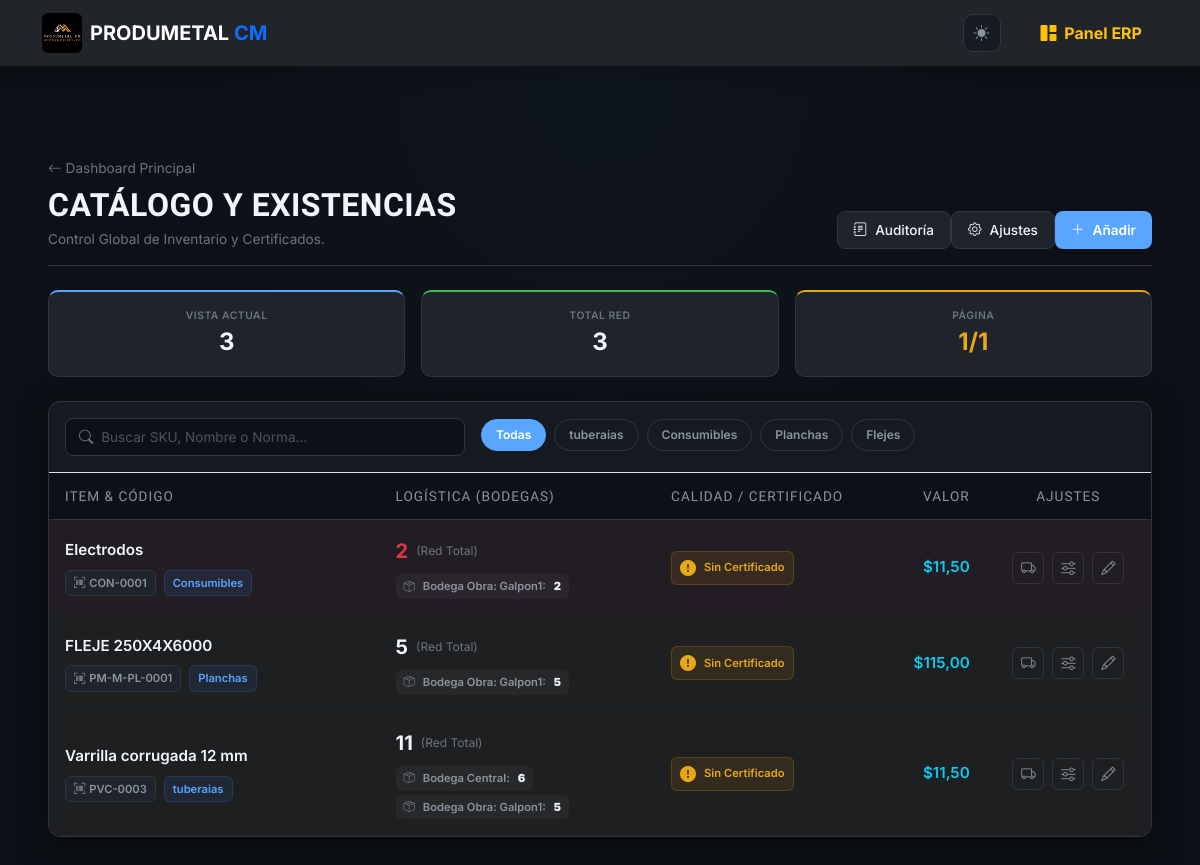
The app's page /erp/inventario/ (signed in) with its own data.
### web/models.py (models this page shows, shortened)
class Categoria(models.Model):
    nombre = models.CharField(max_length=100)
    prefijo = models.CharField(max_length=10, unique=True, help_text="Ej: FER, ELE, PVC")
    is_active = models.BooleanField(default=True)

class Material(models.Model):
    categoria = models.ForeignKey(Categoria, on_delete=models.PROTECT)
    sku = models.CharField(
        max_length=50, unique=True, blank=True, editable=False,
        help_text="Código único auto-generado"
    )
    nombre = models.CharField(
        max_length=200,
        help_text="Nombre comercial o norma técnica"
    )
    descripcion = models.TextField(blank=True, null=True)
    stock_actual = models.DecimalField(
        max_digits=10, decimal_places=2, default=0.00,
        help_text="Stock Total (Suma de bodegas). Denormalizado para reportes rápidos."
    )
    stock_minimo = models.DecimalField(
        max_digits=10, decimal_places=2, default=5.00,
        help_text="Umbral para alertas de reabastecimiento"
    )
    precio_base = models.DecimalField(
        max_digits=10, decimal_places=2, default=0.00,
        help_text="Precio unitario sin impuesto"
    )
    impuesto_porcentaje = models.DecimalField(
        max_digits=5, decimal_places=2, default=15.00,
        help_text="Porcentaje de impuesto (IVA, etc)"
    )
    is_active = models.BooleanField(
        default=True,
        help_text="Desmarcar para borrado lógico (mantiene histórico)"
    )
    fecha_creacion = models.DateTimeField(auto_now_add=True)
    fecha_modificacion = models.DateTimeField(auto_now=True)
    history = HistoricalRecords()
    class Meta:
        verbose_name_plural = "Inventario (Materiales y Consumibles)"
        ordering = ['-fecha_creacion']
        indexes = [
            models.Index(fields=['sku']),
            models.Index(fields=['categoria', 'is_active']),
        ]
    @property
    def precio_total_con_impuesto(self):
        impuesto = (self.precio_base * self.impuesto_porcentaje) / 100
        return self.precio_base + impuesto
    @property
    def ultimo_certificado_url(self):
        mov = self.movimientos.filter(tipo='INGRESO', certificado_calidad__isnull=False).order_by('-fecha_hora').first()
        return mov.certificado_calidad.url if mov and mov.certificado_calidad else None

class StockBodega(models.Model):
    material = models.ForeignKey(Material, on_delete=models.CASCADE, related_name='stocks_bodegas')
    bodega = models.ForeignKey(Bodega, on_delete=models.CASCADE, related_name='inventario')
    cantidad = models.DecimalField(max_digits=10, decimal_places=2, default=0.00)
    class Meta:
        unique_together = ('material', 'bodega')

class Bodega(models.Model):
    nombre = models.CharField(max_length=100, unique=True)
    ubicacion = models.CharField(max_length=200, blank=True, null=True)
    is_principal = models.BooleanField(default=False)

### web/views.py (the view, shortened to what this page needs)
# urls.py: path('erp/inventario/', views.inventario_actual, name='inventario_actual'),
@login_required(login_url='login')
@user_passes_test(lambda u: es_bodeguero(u) or es_admin(u) or es_solicitante(u), login_url='dashboard_erp')
def inventario_actual(request):
    usuario = request.user
    if es_admin(usuario) or es_solicitante(usuario):
        materiales_list = Material.objects.all().order_by('nombre')
    categorias = Categoria.objects.filter(is_active=True)
    categoria_id = request.GET.get('categoria')
    if categoria_id:
        materiales_list = materiales_list.filter(categoria_id=categoria_id)
    query = request.GET.get('q', '').strip()
    if query:
        materiales_list = materiales_list.filter(
            Q(nombre__icontains=query) | Q(sku__icontains=query)
        )
    alertas = Material.objects.filter(stock_actual__lte=F('stock_minimo'))
    paginator = Paginator(materiales_list, 20) # 20 materiales por página
    page_number = request.GET.get('page')
    page_obj = paginator.get_page(page_number)
    if es_admin(usuario):
        rol_actual = 'Administrador'
    elif es_bodeguero(usuario):
        rol_actual = 'Bodeguero'
    else:
        rol_actual = 'Solicitante'
    return render(request, 'web/erp/inventario.html', {
        'page_obj': page_obj,
        'categorias': categorias,
        'alertas': alertas,
        'rol': rol_actual
    })

### web/templates/web/erp/inventario.html (shortened to what this page needs)
{% extends 'web/base.html' %}
{% load static %}
{% load pm_tags %}
{% block content %}
<div class="container-fluid px-2 px-xl-5 erp-wrapper">
    <div class="d-flex flex-column flex-md-row justify-content-between align-items-start align-items-md-end mb-4 pb-3 border-bottom fade-in-up" style="border-color: var(--panel-border) !important;">
        <div class="mb-3 mb-md-0">
            <a href="{% url 'dashboard_erp' %}" class="text-decoration-none text-secondary d-inline-flex align-items-center mb-2" style="font-size: 0.85rem; transition: color 0.2s;">
                <i class="bi bi-arrow-left me-1"></i> Dashboard Principal
            </a>
            <h2 class="text-white mb-0" style="font-family: var(--font-title); font-weight: 700; letter-spacing: 0.5px; font-size: 2rem;">
                CATÁLOGO Y EXISTENCIAS
            </h2>
            <div class="text-secondary mt-1" style="font-size: 0.85rem;">
                {% if rol == 'Administrador' %}
                    Control Global de Inventario y Certificados.
                {% elif rol == 'Solicitante' %}
                    Consulta de Materiales y Descarga de Certificados de Calidad.
                {% else %}
                    <i class="bi bi-geo-alt text-primary"></i> <span class="text-white">{{ request.user.perfil.bodega_asignada.nombre|default:"Mi Bodega Asignada" }}</span>
                {% endif %}
            </div>
        </div>
        <div class="d-flex header-actions">
            {% if rol == 'Administrador' %}
                <a href="{% url 'historial_movimientos' %}" class="btn-neo-outline"><i class="bi bi-journal-text"></i> Auditoría</a>
                <a href="{% url 'configuracion_erp' %}" class="btn-neo-outline"><i class="bi bi-gear"></i> Ajustes</a>
                <a href="{% url 'crear_material' %}" class="btn-neo-solid"><i class="bi bi-plus-lg"></i> Añadir</a>
            {% elif rol == 'Bodeguero' %}
                <a href="{% url 'iniciar_solicitud_abastecimiento' %}" class="btn-neo-solid" style="background: var(--accent-purple);">
                    <i class="bi bi-cart-plus"></i> Pedido Stock
                </a>
            {% endif %}
        </div>
    </div>
    <div class="row g-2 g-md-3 mb-4 fade-in-up delay-1">
        <div class="col-4">
            <div class="metric-card d-flex flex-column align-items-center justify-content-center text-center py-2 py-md-3" style="border-top: 2px solid var(--accent-blue);">
                <span class="text-secondary" style="font-size: 0.65rem; font-weight: 600; letter-spacing: 0.5px;">VISTA ACTUAL</span>
                <span class="text-white fw-bold fs-4">{{ page_obj|length }}</span>
            </div>
        </div>
        <div class="col-4">
            <div class="metric-card d-flex flex-column align-items-center justify-content-center text-center py-2 py-md-3" style="border-top: 2px solid var(--accent-green);">
                <span class="text-secondary" style="font-size: 0.65rem; font-weight: 600; letter-spacing: 0.5px;">TOTAL RED</span>
                <span class="text-white fw-bold fs-4">{{ page_obj.paginator.count }}</span>
            </div>
        </div>
        <div class="col-4">
            <div class="metric-card d-flex flex-column align-items-center justify-content-center text-center py-2 py-md-3" style="border-top: 2px solid var(--accent-amber);">
                <span class="text-secondary" style="font-size: 0.65rem; font-weight: 600; letter-spacing: 0.5px;">PÁGINA</span>
                <span class="fw-bold fs-4" style="color: var(--accent-amber);">{{ page_obj.number }}/{{ page_obj.paginator.num_pages }}</span>
            </div>
        </div>
    </div>
    <div class="glass-panel fade-in-up delay-2">
        <div class="p-3 border-bottom d-flex flex-column gap-3" style="border-color: var(--panel-border);">
            <form method="GET" class="m-0 d-flex flex-column flex-lg-row gap-3 align-items-lg-center w-100">
                <div class="position-relative flex-grow-1" style="max-width: 400px;">
                    <i class="bi bi-search position-absolute text-secondary" style="left: 14px; top: 50%; transform: translateY(-50%); font-size: 0.9rem;"></i>
                    <input type="text" name="q" value="{{ request.GET.q|default:'' }}" class="form-control search-input-neo" placeholder="Buscar SKU, Nombre o Norma...">
                </div>
                <div class="filter-track flex-grow-1">
                    <button type="submit" name="categoria" value="" class="filter-pill {% if not request.GET.categoria %}active{% endif %}">Todas</button>
                    {% for cat in categorias %}
                        <button type="submit" name="categoria" value="{{ cat.id }}" class="filter-pill {% if request.GET.categoria == cat.id|stringformat:'s' %}active{% endif %}">
                            {{ cat.nombre }}
                        </button>
                    {% endfor %}
                </div>
            </form>
        </div>
        <div class="table-responsive">
            <table class="neo-table">
                <thead>
                    <tr>
                        <th style="width: 30%;">Item & Código</th>
                        <th style="width: 25%;">Logística (Bodegas)</th>
                        <th style="width: 20%;">Calidad / Certificado</th>
                        <th class="text-end d-none d-sm-table-cell" style="width: 10%;">Valor</th>
                        {% if rol == 'Administrador' %}
                            <th class="text-center" style="width: 15%;">Ajustes</th>
                        {% endif %}
                    </tr>
                </thead>
                <tbody>
                    {% for mat in page_obj %}
                    <tr class="{% if mat.stock_actual <= mat.stock_minimo %}row-alert{% elif not mat.ultimo_certificado_url %}row-warning{% endif %}">
                        <td>
                            <div class="fw-semibold text-white mb-2" style="font-size: 0.95rem;">{{ mat.nombre }}</div>
                            <div class="d-flex flex-wrap gap-2">
                                <span class="badge-micro badge-gray"><i class="bi bi-upc-scan"></i> {{ mat.sku }}</span>
                                <span class="badge-micro badge-blue">{{ mat.categoria.nombre|default:"Sin categoría" }}</span>
                            </div>
                        </td>
                        <td>
                            <div class="d-flex align-items-center gap-2 mb-2">
                                <span class="fw-bold fs-5 {% if mat.stock_actual <= mat.stock_minimo %}text-danger{% else %}text-white{% endif %}">
                                    {{ mat.stock_actual|floatformat:"0" }}
                                </span>
                                <span class="text-secondary" style="font-size: 0.75rem;">{{ mat.unidad_medida }} (Red Total)</span>
                            </div>
                            <div class="d-flex flex-wrap gap-1">
                                {% for stock in mat.stocks_bodegas.all %}
                                    {% if stock.cantidad > 0 %}
                                        {% if stock.bodega.id == request.user.perfil.bodega_asignada.id %}
                                            <span class="badge-micro badge-blue border-0">
                                                <i class="bi bi-shop text-primary me-1"></i>{{ stock.bodega.nombre }}: <strong class="text-white ms-1">{{ stock.cantidad|floatformat:"0" }}</strong>
                                            </span>
                                        {% else %}
                                            <span class="badge-micro badge-gray border-0" style="background: rgba(255,255,255,0.04);">
                                                <i class="bi bi-box-seam text-secondary me-1"></i>{{ stock.bodega.nombre }}: <strong class="text-white ms-1">{{ stock.cantidad|floatformat:"0" }}</strong>
                                            </span>
                                        {% endif %}
                                    {% endif %}
                                {% endfor %}
                            </div>
                        </td>
                        <td>
                            {% if mat.ultimo_certificado_url %}
                                <a href="{{ mat.ultimo_certificado_url }}" target="_blank" class="badge-micro badge-blue text-decoration-none shadow-sm px-2 py-1">
                                    <i class="bi bi-file-earmark-pdf-fill fs-6 me-1"></i> Descargar PDF
                                </a>
                            {% else %}
                                <span class="badge-micro badge-amber px-2 py-1" title="Requiere solicitar al proveedor">
                                    <i class="bi bi-exclamation-circle-fill fs-6 me-1"></i> Sin Certificado
                                </span>
                            {% endif %}
                        </td>
                        <td class="text-md-end d-none d-sm-flex d-md-table-cell flex-column align-items-start">
                            <span class="fw-semibold text-info" style="font-size: 0.95rem;">${{ mat.precio_total_con_impuesto|floatformat:2 }}</span>
                        </td>
                        {% if rol == 'Administrador' %}
                        <td class="text-md-center">
                            <div class="d-flex justify-content-start justify-content-md-center gap-2">
                                <a href="{% url 'trasladar_material' mat.id %}" class="btn-micro-action edit" title="Trasladar Stock"><i class="bi bi-truck"></i></a>
                                <a href="{% url 'realizar_ajuste' mat.id %}" class="btn-micro-action edit" title="Ajuste Manual"><i class="bi bi-sliders"></i></a>
                                <a href="{% url 'editar_material' mat.id %}" class="btn-micro-action" title="Editar Ficha"><i class="bi bi-pencil"></i></a>
                            </div>
                        </td>
                        {% endif %}
                    </tr>
                    {% endfor %}
                </tbody>
            </table>
        </div>
    </div>
</div>
{% endblock %}

### records on screen
Categoria: {{ cat.id }} 1 (drawn), nombre "tuberaias"
Categoria: {{ cat.id }} 2 (drawn), nombre "Consumibles"
Categoria: {{ cat.id }} 3 (drawn), nombre "Planchas"
Categoria: {{ cat.id }} 4 (drawn), nombre "Flejes"
Material: nombre "Electrodos", sku "CON-0001", categoria.nombre "Consumibles", stock_actual "2", shows "Sin Certificado", precio_total_con_impuesto "11,50"
StockBodega: bodega.nombre "Bodega Obra: Galpon1", cantidad "2"
Material: nombre "FLEJE 250X4X6000", sku "PM-M-PL-0001", categoria.nombre "Planchas", stock_actual "5", shows "Sin Certificado", precio_total_con_impuesto "115,00"
StockBodega: bodega.nombre "Bodega Obra: Galpon1", cantidad "5"
Material: nombre "Varrilla corrugada 12 mm", sku "PVC-0003", categoria.nombre "tuberaias", stock_actual "11", shows "Sin Certificado", precio_total_con_impuesto "11,50"
StockBodega: bodega.nombre "Bodega Central", cantidad "6"
StockBodega: bodega.nombre "Bodega Obra: Galpon1", cantidad "5"

### other values on screen
{{ page_obj|length }} "3"
{{ page_obj.paginator.count }} "3"
{{ page_obj.number }} "1"
{{ page_obj.paginator.num_pages }} "1"
